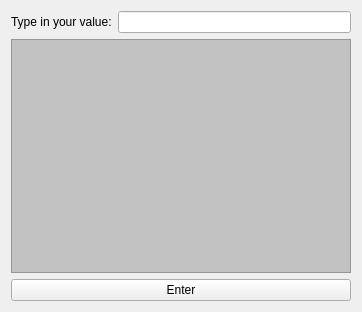
<?xml version="1.0" encoding="UTF-8"?>
<ui version="4.0">
 <class>Form</class>
 <widget class="QWidget" name="Form">
  <property name="geometry">
   <rect>
    <x>0</x>
    <y>0</y>
    <width>362</width>
    <height>312</height>
   </rect>
  </property>
  <property name="windowTitle">
   <string>Addition of Items</string>
  </property>
  <layout class="QVBoxLayout" name="verticalLayout">
   <item>
    <layout class="QHBoxLayout" name="horizontalLayout">
     <item>
      <widget class="QLabel" name="label">
       <property name="text">
        <string>Type in your value:</string>
       </property>
      </widget>
     </item>
     <item>
      <widget class="QLineEdit" name="lineEdit"/>
     </item>
    </layout>
   </item>
   <item>
    <widget class="QListWidget" name="listWidget">
     <property name="styleSheet">
      <string notr="true">QListWidget {

background:rgb(194, 194, 194)
}</string>
     </property>
    </widget>
   </item>
   <item>
    <widget class="QPushButton" name="pushButton">
     <property name="text">
      <string>Enter</string>
     </property>
    </widget>
   </item>
  </layout>
 </widget>
 <resources/>
 <connections/>
</ui>
